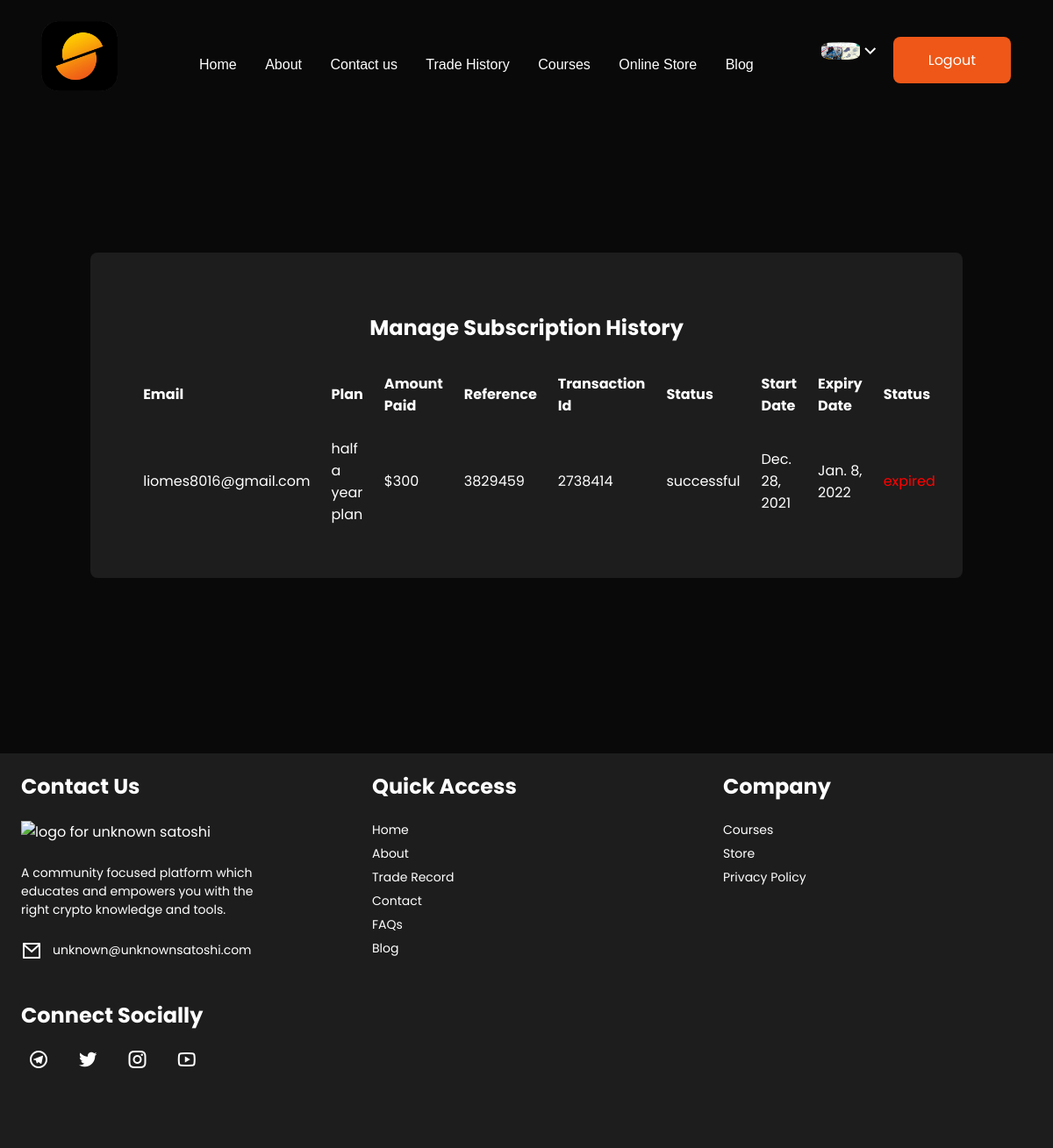
The app's page /subscription/history/ (signed in), older data.
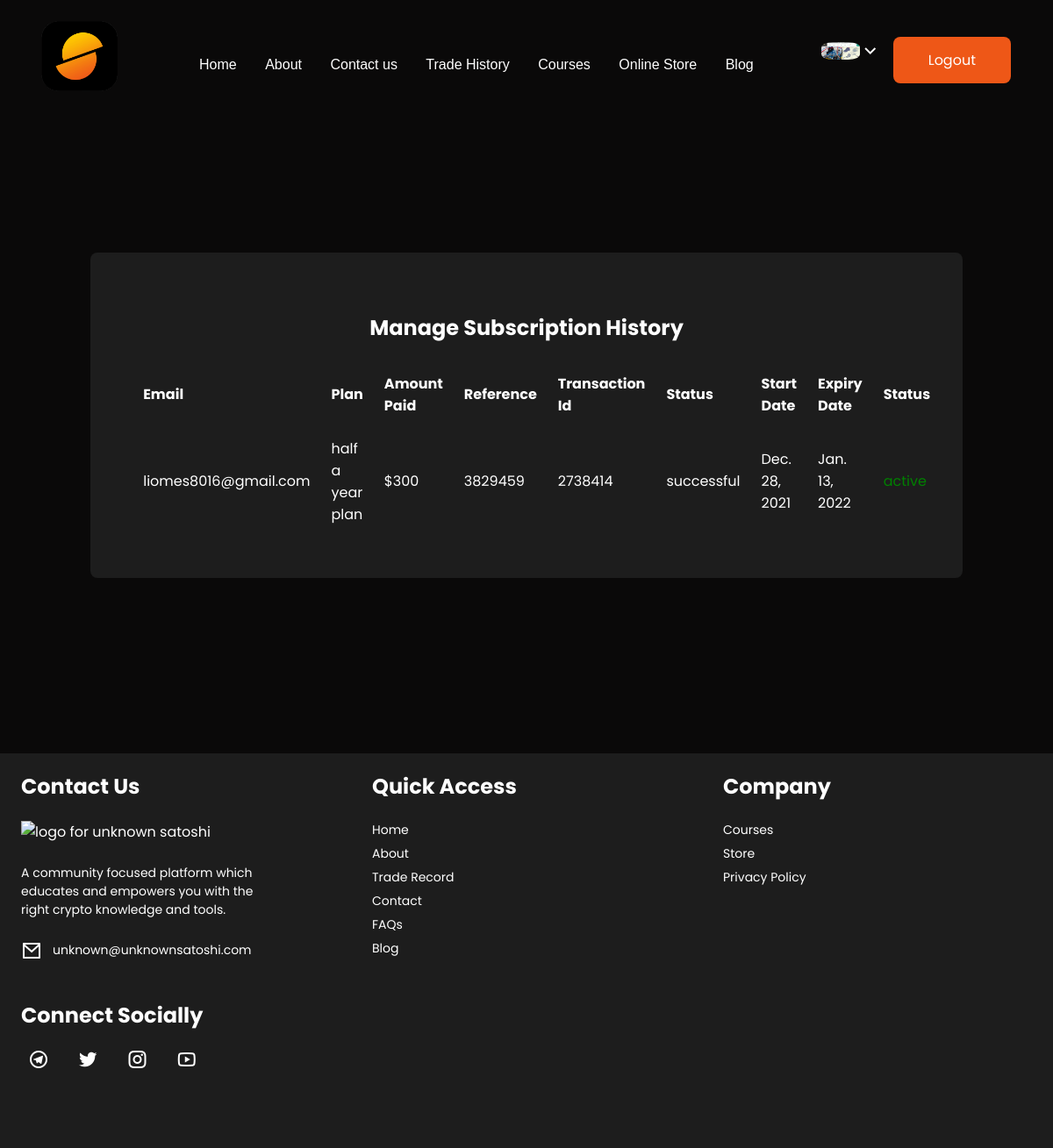
The same page, newer data.
### cms/models.py (models this page shows, shortened)
class SubscriptionHistory(models.Model):
    id = models.UUIDField(default=uuid.uuid4, unique=True, primary_key=True, editable=False)
    user = models.ForeignKey(User, on_delete=models.CASCADE)
    email = models.EmailField(max_length=200, unique=False, blank=False)
    full_name = models.CharField(max_length=200, blank=False)
    phone_no = models.CharField(max_length=11, unique=False, blank=False)
    plan = models.ForeignKey(Plan, on_delete=models.CASCADE, default='monthly plan')
    amount_paid = models.IntegerField(default=0)
    reference = models.CharField(max_length=200, unique=True, blank=False)
    transaction_id = models.CharField(max_length=200)
    status = models.CharField(max_length=200)
    start_date = models.DateField(default=today)
    expiry_date = models.DateField(default=None)
    active = models.BooleanField(default=False)

class Plan(models.Model):
    title = models.CharField(max_length=100)
    slug = models.SlugField(unique=True)
    desc = models.TextField()
    price = models.IntegerField(default=0)
    discount_price = models.IntegerField(default=0)
    discount= models.IntegerField(default=0)
    created_on = models.DateTimeField(auto_now_add=True)
    class Meta:
        ordering = ("created_on",)
    def __str__(self):
        return self.title

### userprolog/views.py (the view)
# urls.py: path('subscription/history/', user_subscription_list, name="user-sub-list"),
@login_required(login_url='user-login')
def user_subscription_list(request):
    user = request.user
    subscription = SubscriptionHistory.objects.filter(user=user)
    template_name = "userprolog/sub-plan.html"
    context = {"subscription":subscription,"user":user}
    return render(request, template_name, context)

### userprolog/templates/userprolog/sub-plan.html
{% extends 'base.html' %}
{% load static %}
{% block content %}
	<div class="page-wrapper" style="margin-top: -400px;margin-bottom: 200px;">
        <section class="panel-section">
            <div class="panel-content">
              <div class="page-wrapper admin-wrapper">
                <div class="content-container" style="margin-bottom: 100px;">
                  <section class="trade-table">
                      <table>
                        {% if subscription %}
                        <section class="alt-nav" id="sub-nav">
                          <h4>Manage Subscription History</h4>
                        </section>
                        <thead>
                          <tr>
                            <th scope="col">Email</th>
                            <th scope="col">Plan</th>
                            <th scope="col">Amount Paid</th>
                            <th scope="col">Reference</th>
                            <th scope="col">Transaction Id</th>
                            <th scope="col">Status</th>
                            <th scope="col">Start Date</th>
                            <th scope="col">Expiry Date</th>
                            <th scope="col">Status</th>
                          </tr>
                        </thead>
                          {% for sub in subscription %}
                            <tbody>
                                <tr>
                                  <td data-label="Email">{{ user.email }}</td>
                                  <td data-label="Plan">{{ sub.plan }}</td>
                                  <td data-label="Amount Paid">${{sub.plan.price}}</td>
                                  <td data-label="Reference">{{sub.reference}}</td>
                                  <td data-label="Transaction Id">{{sub.transaction_id}}</td>
                                  <td data-label="Status">{{sub.status}}</td>
                                  <td data-label="Status">{{sub.start_date}}</td>
                                  <td data-label="Status">{{sub.expiry_date}}</td>
                                  {% if sub.active == True %}
                                    <td data-label="Active" style="color: green;">active</td>
                                  {% else %}
                                    <td data-label="Active" style="color: red;">expired</td>
                                  {% endif %}
                                </tr>
                            </tbody>
                          {% endfor %}
                      {% else %}
                        <div>
                          <p style="text-align: center;"> you have not subscribed to any plan yet.</p>
                        </div>
                        {% endif %}
                      </table>
                  </section>
                </div>
              </div>
            </div>
        </section>
	</div>
{% endblock content %}

Row changes from the older to the newer data that the page shows:
changed SubscriptionHistory "successful": expiry_date "Jan. 8, 2022" → "Jan. 13, 2022"; active "expired" → "active"
